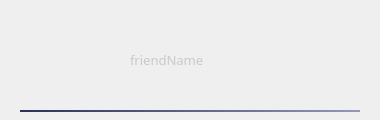
<?xml version="1.0" encoding="UTF-8"?>
<ui version="4.0">
 <class>FriendItem</class>
 <widget class="QWidget" name="FriendItem">
  <property name="geometry">
   <rect>
    <x>0</x>
    <y>0</y>
    <width>380</width>
    <height>120</height>
   </rect>
  </property>
  <property name="windowTitle">
   <string>Form</string>
  </property>
  <widget class="QLabel" name="friendAvatar">
   <property name="geometry">
    <rect>
     <x>30</x>
     <y>20</y>
     <width>80</width>
     <height>80</height>
    </rect>
   </property>
   <property name="text">
    <string/>
   </property>
   <property name="pixmap">
    <pixmap resource="res.qrc">:/Asserts/images/friendAvatar.png</pixmap>
   </property>
   <property name="scaledContents">
    <bool>true</bool>
   </property>
  </widget>
  <widget class="QLabel" name="friendName">
   <property name="geometry">
    <rect>
     <x>130</x>
     <y>20</y>
     <width>221</width>
     <height>80</height>
    </rect>
   </property>
   <property name="font">
    <font>
     <family>等线 Light</family>
     <pointsize>10</pointsize>
    </font>
   </property>
   <property name="styleSheet">
    <string notr="true">color:#c9c9c9;</string>
   </property>
   <property name="text">
    <string>friendName</string>
   </property>
  </widget>
  <widget class="QLabel" name="underLine">
   <property name="geometry">
    <rect>
     <x>20</x>
     <y>110</y>
     <width>340</width>
     <height>2</height>
    </rect>
   </property>
   <property name="styleSheet">
    <string notr="true">#underLine
{
    background-color:qlineargradient(spread:pad, x1:0, y1:0, x2:1, y2:0, stop:0  #2e3158 ,stop:0.33 #4f5178, stop:0.67 #727399,stop:1 #9697bc);
}</string>
   </property>
   <property name="text">
    <string/>
   </property>
  </widget>
  <widget class="QPushButton" name="friendChatBtn">
   <property name="geometry">
    <rect>
     <x>0</x>
     <y>0</y>
     <width>381</width>
     <height>141</height>
    </rect>
   </property>
   <property name="styleSheet">
    <string notr="true">background-color:transparent;</string>
   </property>
   <property name="text">
    <string/>
   </property>
   <property name="flat">
    <bool>true</bool>
   </property>
  </widget>
 </widget>
 <resources>
  <include location="res.qrc"/>
 </resources>
 <connections/>
</ui>
